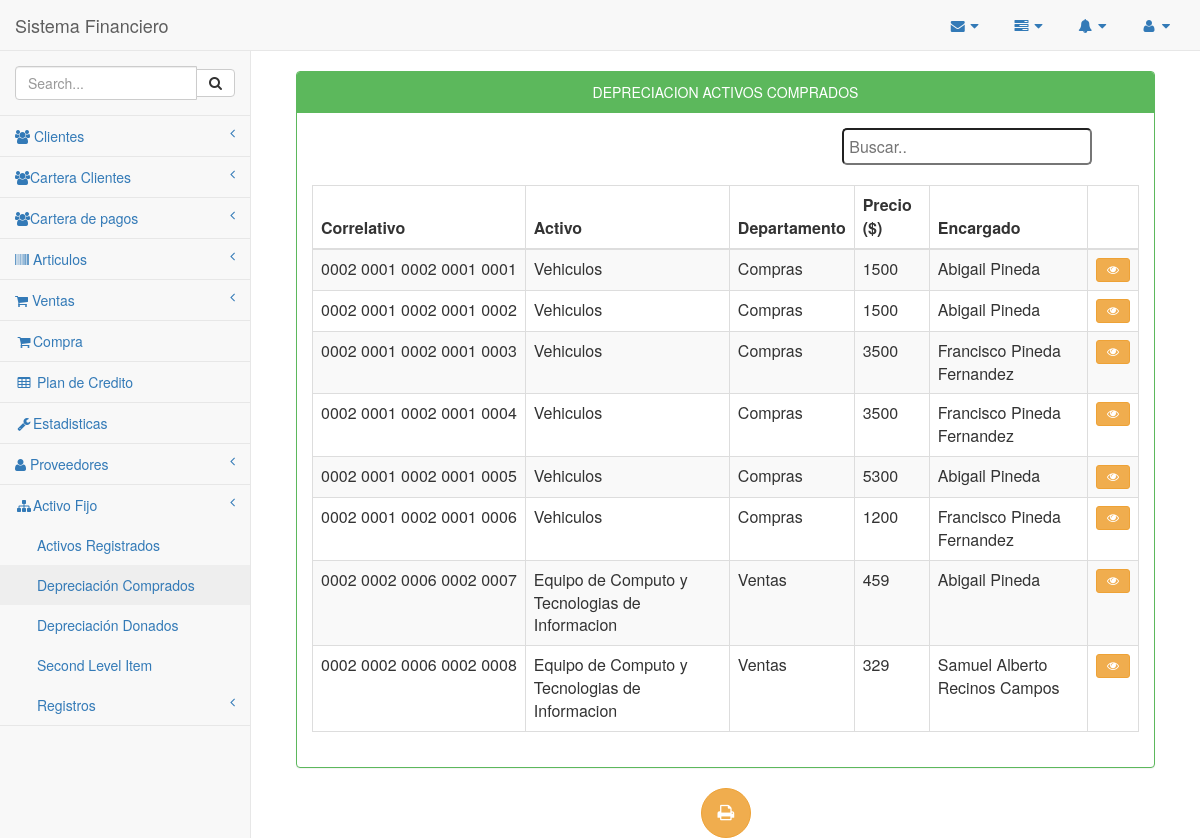
Page /activo/depreciacionComprados.php on the committed database.
### tables this page shows
CREATE TABLE `activo` (
  `idactivo` int(10) NOT NULL,
  `idtipo` int(10) DEFAULT NULL,
  `iddepartamento` int(10) DEFAULT NULL,
  `idusuario` int(10) DEFAULT NULL,
  `idencargado` int(10) DEFAULT NULL,
  `correlativo` varchar(45) DEFAULT NULL,
  `fecha_adquisicion` date DEFAULT NULL,
  `descripcion` varchar(200) DEFAULT NULL,
  `estado` varchar(45) DEFAULT NULL,
  `observaciones` varchar(200) DEFAULT NULL,
  `precio` double DEFAULT NULL,
  `tiempo_uso` int(11) DEFAULT NULL,
  `adquisicion` varchar(45) DEFAULT NULL,
  `donador` varchar(100) DEFAULT NULL
);

CREATE TABLE `departamento` (
  `id_departamento` int(10) NOT NULL,
  `idinstitucion` int(10) DEFAULT NULL,
  `nombre` varchar(100) DEFAULT NULL,
  `correlativo` varchar(45) DEFAULT NULL
);

CREATE TABLE `clasificacion` (
  `id_clasificacion` int(10) NOT NULL,
  `nombre` varchar(100) DEFAULT NULL,
  `correlativo` varchar(45) DEFAULT NULL,
  `tiempo_depreciacion` int(11) DEFAULT NULL,
  `vidautil` int(11) DEFAULT NULL
);

CREATE TABLE `tipo_activo` (
  `id_tipo` int(10) NOT NULL,
  `nombre` varchar(100) DEFAULT NULL,
  `correlativo` varchar(45) DEFAULT NULL,
  `idclasificacion` int(10) DEFAULT NULL
);

CREATE TABLE `encargado` (
  `id_encargado` int(10) NOT NULL,
  `nombre` varchar(45) DEFAULT NULL,
  `apellidos` varchar(45) DEFAULT NULL,
  `dui` varchar(15) DEFAULT NULL,
  `nit` varchar(25) DEFAULT NULL
);

### activo/depreciacionComprados.php (the view, shortened to what this page needs)
<?php
 include_once '../conexion/php_conexion.php';
    include_once '../Plantilla/encabezado.php';
    include_once '../Plantilla/menuLateral.php';
?>
<head>
</head>
        <div id="page-wrapper"  align="center">
            <div class="container-fluid"  align="center">
                <div class="row" align="center">
           <div class="col-md-12">
           	<br>
                    <div class="panel panel-green">
                        <div class="panel-heading" align="center">
                             DEPRECIACION ACTIVOS COMPRADOS
                        </div>
                        <div class="panel-body" align="center">
                            <div class="table-responsive">
                              <table width="100%" border="0">
                                  <tr>
                                    <td width="50%">
                                            </td>
                                            <td width="20%">
            <input type="text" class="redondeado" id="buscador" onkeyup="myFunction()" placeholder="Buscar..">
                                          </div>
                                        </div>
                                </table><br>
                                <table id="tabla" class="table table-striped table-bordered table-hover">
                                    <thead>
                                        <tr>
                                    <th>Correlativo</th>
                                      <th>Activo</th>
                                    <th>Departamento</th>
                                    <th>Precio ($)</th>
                                    <th>Encargado</th>
                                        <th></th>
                                        </tr>
                                    </thead>
                                    <tbody class="buscar">
                                    	<?php
$sacar = mysqli_query($conexion, "SELECT
activo.fecha_adquisicion AS fecha,
activo.idactivo AS id,
usuario.nombre AS nombreUser,
departamento.nombre AS dep,
tipo_activo.idclasificacion,
tipo_activo.nombre AS tipo,
encargado.nombre AS encargado,
encargado.apellidos,
activo.precio AS precio,
clasificacion.id_clasificacion AS clasi,
clasificacion.nombre AS ncla,
departamento.correlativo AS coDepartamento,
clasificacion.correlativo AS coClasificacion,
tipo_activo.correlativo AS CoTipo,
activo.correlativo AS coActivo,
institucion.correlativo as coInstitucion
FROM
activo
INNER JOIN usuario ON activo.idusuario = usuario.idusuario
INNER JOIN departamento ON activo.iddepartamento = departamento.id_departamento
INNER JOIN tipo_activo ON activo.idtipo = tipo_activo.id_tipo
INNER JOIN encargado ON activo.idencargado = encargado.id_encargado
INNER JOIN clasificacion ON tipo_activo.idclasificacion = clasificacion.id_clasificacion ,
institucion
WHERE tipo_activo.id_tipo=activo.idtipo and activo.iddepartamento=departamento.id_departamento
and encargado.id_encargado=activo.idencargado and activo.adquisicion = 'Comprado'
 GROUP BY activo.idactivo
");
            while ($fila = mysqli_fetch_array($sacar)) {
               $modificar=$fila['id'];
       ?>
      <tr>
                           <td nowrap><?php echo $fila['coInstitucion'] . " " . $fila['coDepartamento'] . " " . $fila['coClasificacion'] . " " . $fila['CoTipo'] . " " . $fila['coActivo']; ?></td>
                            <td><?php echo $fila['ncla']; ?></td>
                               <td><?php echo $fila['dep']; ?></td>
                              <td><?php echo $fila['precio'] ; ?></td>
                              <td><?php echo $fila['encargado'] . " " . $fila['apellidos']; ?></td>
        <td class="center">
           <a href="depreciacion.php?ir=<?php echo $modificar; ?>"class="btn btn-warning btn-sm"><i class="fa fa-eye"></i></a>
        </td>
       <?php  }?>
      </tr>
    </tbody>
  </table>
</div>
</div>
</div>
</div>
<button type="submit" class="btn btn-warning btn-circle btn-lg" onclick="location.href='invetarioPDF.php'"><i class="fa fa-print fa-2"></i></button>
</div>
</div>
<?php
include_once '../Plantilla/inferior.php';
?>

### activo/depreciacionComprados.php (style rules this page uses)
input { width: 250px; padding: 5px; }
.redondeado { border-radius: 5px; }

### rows in the picture
activo: coInstitucion "0002", iddepartamento.correlativo "0001", clasificacion.correlativo "0002", idtipo.correlativo "0001", correlativo "0001", clasificacion.nombre "Vehiculos", iddepartamento.nombre "Compras", precio "1500", idencargado.nombre "Abigail", idencargado.apellidos "Pineda"
activo: coInstitucion "0002", iddepartamento.correlativo "0001", clasificacion.correlativo "0002", idtipo.correlativo "0001", correlativo "0002", clasificacion.nombre "Vehiculos", iddepartamento.nombre "Compras", precio "1500", idencargado.nombre "Abigail", idencargado.apellidos "Pineda"
activo: coInstitucion "0002", iddepartamento.correlativo "0001", clasificacion.correlativo "0002", idtipo.correlativo "0001", correlativo "0003", clasificacion.nombre "Vehiculos", iddepartamento.nombre "Compras", precio "3500", idencargado.nombre "Francisco", idencargado.apellidos "Pineda Fernandez"
activo: coInstitucion "0002", iddepartamento.correlativo "0001", clasificacion.correlativo "0002", idtipo.correlativo "0001", correlativo "0004", clasificacion.nombre "Vehiculos", iddepartamento.nombre "Compras", precio "3500", idencargado.nombre "Francisco", idencargado.apellidos "Pineda Fernandez"
activo: coInstitucion "0002", iddepartamento.correlativo "0001", clasificacion.correlativo "0002", idtipo.correlativo "0001", correlativo "0005", clasificacion.nombre "Vehiculos", iddepartamento.nombre "Compras", precio "5300", idencargado.nombre "Abigail", idencargado.apellidos "Pineda"
activo: coInstitucion "0002", iddepartamento.correlativo "0001", clasificacion.correlativo "0002", idtipo.correlativo "0001", correlativo "0006", clasificacion.nombre "Vehiculos", iddepartamento.nombre "Compras", precio "1200", idencargado.nombre "Francisco", idencargado.apellidos "Pineda Fernandez"
activo: coInstitucion "0002", iddepartamento.correlativo "0002", clasificacion.correlativo "0006", idtipo.correlativo "0002", correlativo "0007", clasificacion.nombre "Equipo de Computo y Tecnologias de Informacion", iddepartamento.nombre "Ventas", precio "459", idencargado.nombre "Abigail", idencargado.apellidos "Pineda"
activo: coInstitucion "0002", iddepartamento.correlativo "0002", clasificacion.correlativo "0006", idtipo.correlativo "0002", correlativo "0008", clasificacion.nombre "Equipo de Computo y Tecnologias de Informacion", iddepartamento.nombre "Ventas", precio "329", idencargado.nombre "Samuel Alberto", idencargado.apellidos "Recinos Campos"
